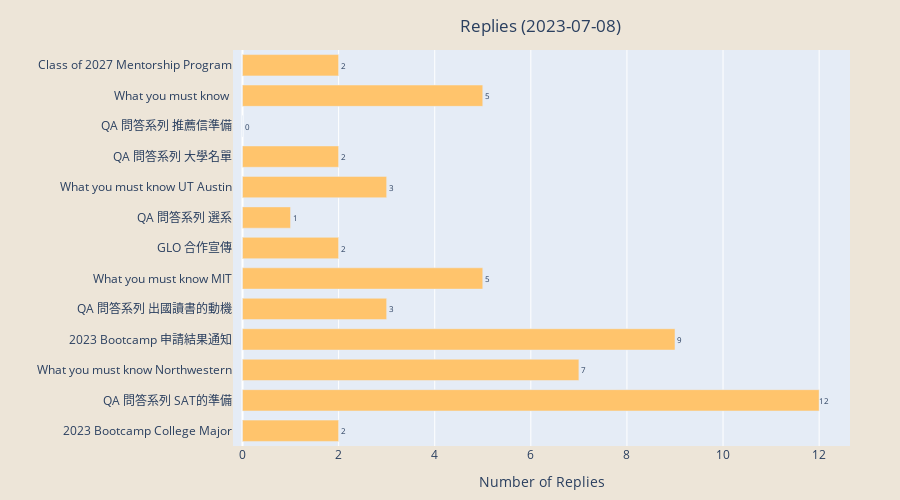

Notebook code cell kept with this figure:
### Code cell
# Replies
plt.figure(figsize=(10,6))
plt.barh(df["label"], width = df["replies"], color = "#FFC46C") 
plt.title("Replies " + f"({date.today()})")
plt.xlabel("Number of Replies")
plt.rcParams['axes.facecolor'] = "#EDE5D8"
for index, value in enumerate(df["replies"]):
    plt.text(value, index,
             str(value), fontsize = 8)
#plt.savefig(f'replies_{date_format}.png', bbox_inches='tight')
#plt.show()

# Convert the Matplotlib bar plot to Plotly-compatible traces
data = go.Bar(
    y=df["label"],
    x=df["replies"],
    orientation='h',
    marker=dict(color="#FFC46C"),
    name="Replies"
)

# Create the layout for the plot
layout = go.Layout(
    title=dict(
    text="Replies " + f"({date.today()})",
    x=0.6,  # Set the x-position of the title to the center of the plot
    y=0.96   # Set the y-position of the title (0 is the top, 1 is the bottom)
    ),
    xaxis=dict(title="Number of Replies"),
    yaxis=dict(title=""),
    paper_bgcolor="#EDE5D8",
    yaxis_tickfont=dict(size=12),
    bargap=0.3,
    height = 500,
    margin=dict(l=50, r=50, t=50, b=50)
)

# Create the Figure object and add the data and layout
replies_fig = go.Figure(data=data, layout=layout)

# Add text annotations to the bars
for i, value in enumerate(df["replies"]):
    replies_fig.add_annotation(
        x=value,
        y=df["label"][i],
        text="     " + str(value),
        font=dict(size=8),
        showarrow=False
    )

# Display the interactive plot
replies_fig.show()
replies_fig.write_image(f'replies_{date_format}.jpeg', width = 1000, height = 500)

### Figure 1 — Plotly figure (JSON) as saved in the notebook; plotly's stock layout.template omitted (floating-point values rounded to 4 significant figures)
{"data": [{"marker": {"color": "#FFC46C"}, "name": "Replies", "orientation": "h", "type": "bar", "x": [2, 12, 7, 9, 3, 5, 2, 1, 3, 2, 0, 5, 2], "y": ["2023 Bootcamp College Major", "QA 問答系列 SAT的準備", "What you must know Northwestern", "2023 Bootcamp 申請結果通知", "QA 問答系列 出國讀書的動機", "What you must know MIT", "GLO 合作宣傳", "QA 問答系列 選系", "What you must know UT Austin", "QA 問答系列 大學名單", "QA 問答系列 推薦信準備", "What you must know ", "Class of 2027 Mentorship Program"]}], "layout": {"annotations": [{"font": {"size": 8}, "showarrow": false, "text": "     2", "x": 2, "y": "2023 Bootcamp College Major"}, {"font": {"size": 8}, "showarrow": false, "text": "     12", "x": 12, "y": "QA 問答系列 SAT的準備"}, {"font": {"size": 8}, "showarrow": false, "text": "     7", "x": 7, "y": "What you must know Northwestern"}, {"font": {"size": 8}, "showarrow": false, "text": "     9", "x": 9, "y": "2023 Bootcamp 申請結果通知"}, {"font": {"size": 8}, "showarrow": false, "text": "     3", "x": 3, "y": "QA 問答系列 出國讀書的動機"}, {"font": {"size": 8}, "showarrow": false, "text": "     5", "x": 5, "y": "What you must know MIT"}, {"font": {"size": 8}, "showarrow": false, "text": "     2", "x": 2, "y": "GLO 合作宣傳"}, {"font": {"size": 8}, "showarrow": false, "text": "     1", "x": 1, "y": "QA 問答系列 選系"}, {"font": {"size": 8}, "showarrow": false, "text": "     3", "x": 3, "y": "What you must know UT Austin"}, {"font": {"size": 8}, "showarrow": false, "text": "     2", "x": 2, "y": "QA 問答系列 大學名單"}, {"font": {"size": 8}, "showarrow": false, "text": "     0", "x": 0, "y": "QA 問答系列 推薦信準備"}, {"font": {"size": 8}, "showarrow": false, "text": "     5", "x": 5, "y": "What you must know "}, {"font": {"size": 8}, "showarrow": false, "text": "     2", "x": 2, "y": "Class of 2027 Mentorship Program"}], "bargap": 0.3, "height": 500, "margin": {"b": 50, "l": 50, "r": 50, "t": 50}, "paper_bgcolor": "#EDE5D8", "title": {"text": "Replies (2023-07-08)", "x": 0.6, "y": 0.96}, "xaxis": {"title": {"text": "Number of Replies"}}, "yaxis": {"tickfont": {"size": 12}, "title": {"text": ""}}}}
